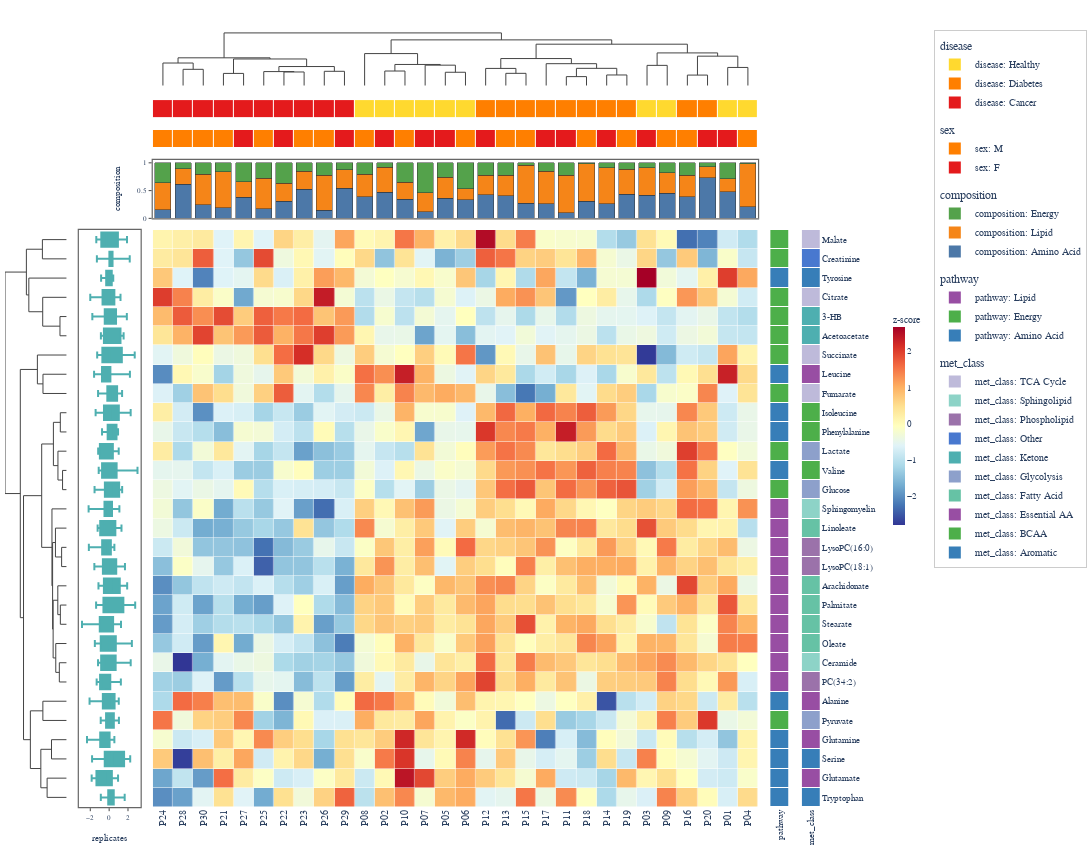

Write notebook code for a chart like this one.
### Code cell
# Rich annotations: stacked bar (top, sample composition) + box (left, replicates)
# Start from the SAME df5 — extract matrix, build rich annotations.

matrix5 = df5.set_index("metabolite").drop(columns=["pathway", "met_class"])

# Simulated additional data
box_reps = rng5.standard_normal((n_met, 10))  # 10 technical replicates per metabolite
pathway_comp = rng5.dirichlet([3, 4, 2], n_pat)  # pathway proportions per patient

# Top: disease + stacked bar (metabolite class composition per patient)
top_ha5 = HeatmapAnnotation(
    disease=["Healthy"] * 10 + ["Diabetes"] * 10 + ["Cancer"] * 10,
    sex=rng5.choice(["M", "F"], n_pat).tolist(),
    composition={
        "values": pathway_comp,
        "type": "stacked_bar",
        "stack_names": ["Amino Acid", "Lipid", "Energy"],
        "colors": ["#4C78A8", "#F58518", "#54A24B"],
    },
)
# Left: box (technical replicate distribution)
left_ha5 = HeatmapAnnotation(
    replicates={"values": box_reps, "type": "box", "color": "#4EAFB0"},
    which="row",
)
# Right: pathway + met_class (from DF columns)
right_ha5 = HeatmapAnnotation(
    pathway=df5["pathway"].tolist(),
    met_class=df5["met_class"].tolist(),
    which="row",
)

ComplexHeatmap(
    matrix5,
    top_annotation=top_ha5,
    left_annotation=left_ha5,
    right_annotation=right_ha5,
    colorscale="RdYlBu_r",
    normalize="row",
    name="z-score",
    cluster_method="complete",
    cluster_metric="correlation",
    width=1150,
    height=850,
).to_plotly()
